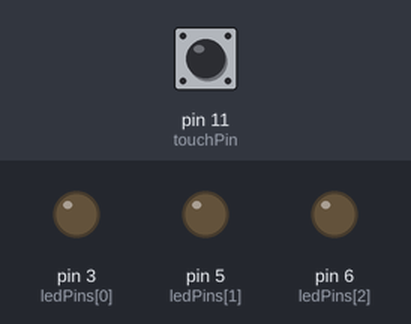
A sketch run on a simulated Arduino Uno, built with avr-gcc and run on an emulated ATmega328P. On the bench: output pins drawn as LEDs (lit = HIGH). The inputs (shaded band) are chosen by the test bench; at power-on: pin 11 (touchPin) LOW.

Above: at 1.2 s.
1.3 s: pin 11 (touchPin) pulled HIGH for 0.15 s
At 1.79 s:
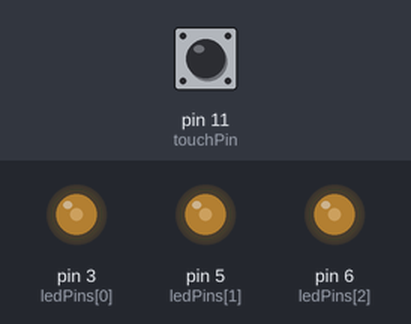
At 3.0 s:
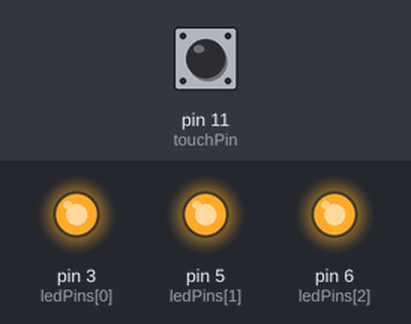
Timing chart, 0 to 4.5 s (numbered marks = the images above; inputs shaded):
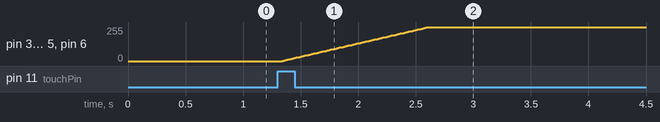

The sketch:

lightupQR.ino
```cpp
/* touch sensor == D11, LEDs == Digital PWM pins D3, D5, D6*/

const int ledPins[] = {3, 5, 6};
const int numLeds = 3;

const int touchPin = 11;

const unsigned long onTime = 30000;
// stays on for 30 seconds after being touched
const int maxBrightness = 255;

// fades on and off
const int fadeStep = 3;
const unsigned long fadeInterval = 15;

unsigned long lastTouchTime = 0;
unsigned long lastFadeTime = 0;

int currentBrightness = 0;
int targetBrightness = 0;

bool touchDetected = false;

void setup() {

  // LED outputs
  for (int i = 0; i < numLeds; i++) {
    pinMode(ledPins[i], OUTPUT);
    analogWrite(ledPins[i], 0);
  }

  // touch input
  pinMode(touchPin, INPUT);

  Serial.begin(9600);
}

void loop() {

  readTouchSensor();

  updateLightTimer();

  updateFade();
}

void readTouchSensor() {

  static bool lastStableState = LOW;
  static unsigned long lastDebounceTime = 0;

  bool reading = digitalRead(touchPin);

  // debounce
  if (reading != lastStableState) {
    lastDebounceTime = millis();
  }

  if ((millis() - lastDebounceTime) > 30) {

    if (reading == HIGH) {

      touchDetected = true;

      // extends timer every touch
      lastTouchTime = millis();

      targetBrightness = maxBrightness;
    }
  }

  lastStableState = reading;
}

void updateLightTimer() {

  // turn off if 30s reached
  if (targetBrightness > 0 &&
      millis() - lastTouchTime >= onTime) {

    targetBrightness = 0;
  }
}

void updateFade() {

  if (millis() - lastFadeTime < fadeInterval) {
    return;
  }

  lastFadeTime = millis();

  // fade on
  if (currentBrightness < targetBrightness) {

    currentBrightness += fadeStep;

    if (currentBrightness > targetBrightness) {
      currentBrightness = targetBrightness;
    }
  }

  // fade off
  else if (currentBrightness > targetBrightness) {

    currentBrightness -= fadeStep;

    if (currentBrightness < targetBrightness) {
      currentBrightness = targetBrightness;
    }
  }

  // apply to LEDs
  for (int i = 0; i < numLeds; i++) {
    analogWrite(ledPins[i], currentBrightness);
  }
}
```

Measured:
- after the input at 1.3 s, pin 3 (ledPins[0]), pin 5 (ledPins[1]), pin 6 (ledPins[2]): moves from 0/255 to 255/255 over 1.3 s, starting at once
